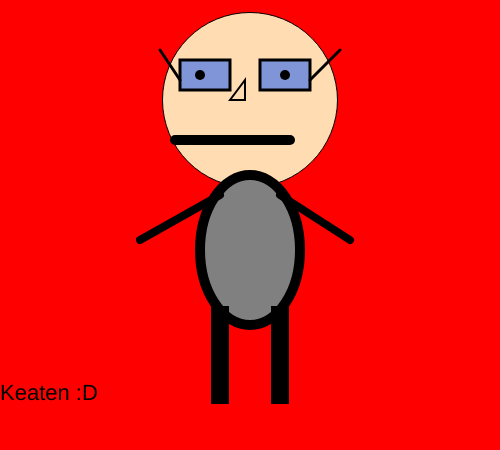
Frame 1 (no input)
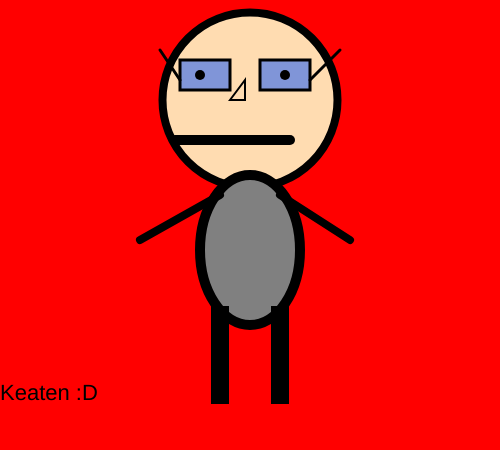
Frame 60 (no input)
Frame 120 (the mouse pressed at the canvas centre since frame 60): identical to frame 60, image omitted

The p5.js sketch that drew these frames (run headless with seeded random() and noise() and a simulated clock; from frame 60 on, the mouse is pressed at the canvas centre):

// p5.js sketch
// ── sketch.js
function setup()
{
    createCanvas(500, 450);
}

function draw()
{
    background(255,0,0);
    textSize(22)
    text("Keaten :D", 0,400);

    // head
    fill(255, 220, 177);
    circle(250,100,175);
    fill(0, 76, 255, 127);
    strokeWeight(3)
    rect(180,60,50,30);
    rect(260,60,50,30);
    line(180,80,160,50)
    line(310,80,340,50)
  
    // eyes
    strokeWeight(10);
    fill(0);
    point(200,75);
    point(285,75);

    // nose
    strokeWeight(2)
    fill(255,255,255,1)
    triangle(230,100, 245,80, 245, 100);
    
    // mouth
    strokeWeight(10)
    line(175,140,290,140)

    // body
    fill(128, 128, 128);
    ellipse(250,250,100,150);
    
    //arms
    fill(0,0,0)
    strokeWeight(8)
    line(280,195,350,240)
    line(220,195,140,240)
    
    //legs
    rect(215,310,10,90);
    rect(275,310,10,90);

}
